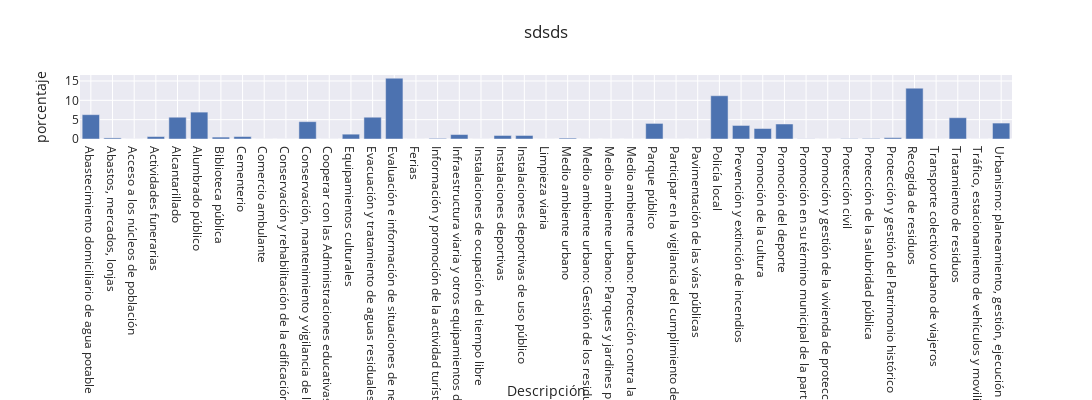

Write notebook code for a chart like this one.
### Code cell
def porcentaje(df):
    df['porcentaje']=df.apply(lambda new: round(new['coste_efectivo']/df['coste_efectivo'].sum()*100,2), axis=1)
    return df

graph_porc=porcentaje(graph)


fig=px.bar(graph_porc,x='Descripción', y='porcentaje',template='seaborn',title='sdsds',barmode='stack', orientation='v')
fig.update_layout(height=400, width=1200)
fig.show()

### Figure 1 — Plotly figure (JSON) as saved in the notebook; plotly's stock layout.template omitted (floating-point values rounded to 4 significant figures)
{"data": [{"alignmentgroup": "True", "hovertemplate": "Descripción=%{x}<br>porcentaje=%{y}<extra></extra>", "legendgroup": "", "marker": {"color": "rgb(76,114,176)"}, "name": "", "offsetgroup": "", "orientation": "v", "showlegend": false, "textposition": "auto", "type": "bar", "x": ["Abastecimiento domiciliario de agua potable", "Abastos, mercados, lonjas ", "Acceso a los núcleos de población", "Actividades funerarias", "Alcantarillado", "Alumbrado público", "Biblioteca pública", "Cementerio", "Comercio ambulante", "Conservación y rehabilitación de la edificación", "Conservación, mantenimiento y vigilancia de los edificios de titularidad local destinados a centros públicos de educación infantil, de educación primaria o de educación especial", "Cooperar con las Administraciones educativas correspondientes en la obtención de los solares necesarios para la construcción de nuevos centros docentes", "Equipamientos culturales", "Evacuación y tratamiento de aguas residuales", "Evaluación e información de situaciones de necesidad social y la atención inmediata a personas en situación o riesgo de exclusión social", "Ferias ", "Información y promoción de la actividad turística de interés y ámbito local", "Infraestructura viaria y otros equipamientos de titularidad de la entidad local", "Instalaciones de ocupación del tiempo libre", "Instalaciones deportivas", "Instalaciones deportivas de uso público", "Limpieza viaria", "Medio ambiente urbano", "Medio ambiente urbano: Gestión de los residuos sólidos urbanos", "Medio ambiente urbano: Parques y jardines públicos", "Medio ambiente urbano: Protección contra la contaminación acústica, lumínica y atmosférica en las zonas urbanas", "Parque público", "Participar en la vigilancia del cumplimiento de la escolaridad obligatoria", "Pavimentación de las vías públicas", "Policía local", "Prevención y extinción de incendios", "Promoción de la cultura", "Promoción del deporte", "Promoción en su término municipal de la participación de los ciudadanos en el uso eficiente y sostenible de las tecnologías de la información y las comunicaciones", "Promoción y gestión de la vivienda de protección pública con criterios de sostenibilidad financiera", "Protección civil", "Protección de la salubridad pública", "Protección y gestión del Patrimonio histórico", "Recogida de residuos", "Transporte colectivo urbano de viajeros", "Tratamiento de residuos", "Tráfico, estacionamiento de vehículos y movilidad", "Urbanismo: planeamiento, gestión, ejecución y disciplina urbanística"], "xaxis": "x", "y": [6.29, 0.28, 0, 0.63, 5.63, 6.95, 0.49, 0.63, 0, 0, 4.48, 0, 1.25, 5.63, 15.72, 0, 0.16, 1.15, 0, 0.91, 0.91, 0, 0.23, 0, 0, 0, 4.03, 0, 0, 11.19, 3.5, 2.71, 3.88, 0.03, 0, 0.07, 0.13, 0.35, 13.13, 0, 5.51, 0, 4.12], "yaxis": "y"}], "layout": {"barmode": "stack", "height": 400, "legend": {"tracegroupgap": 0}, "title": {"text": "sdsds"}, "width": 1200, "xaxis": {"anchor": "y", "autorange": true, "domain": [0, 1], "range": [-0.5, 42.5], "title": {"text": "Descripción"}, "type": "category"}, "yaxis": {"anchor": "x", "autorange": true, "domain": [0, 1], "range": [0, 16.55], "title": {"text": "porcentaje"}, "type": "linear"}}}
